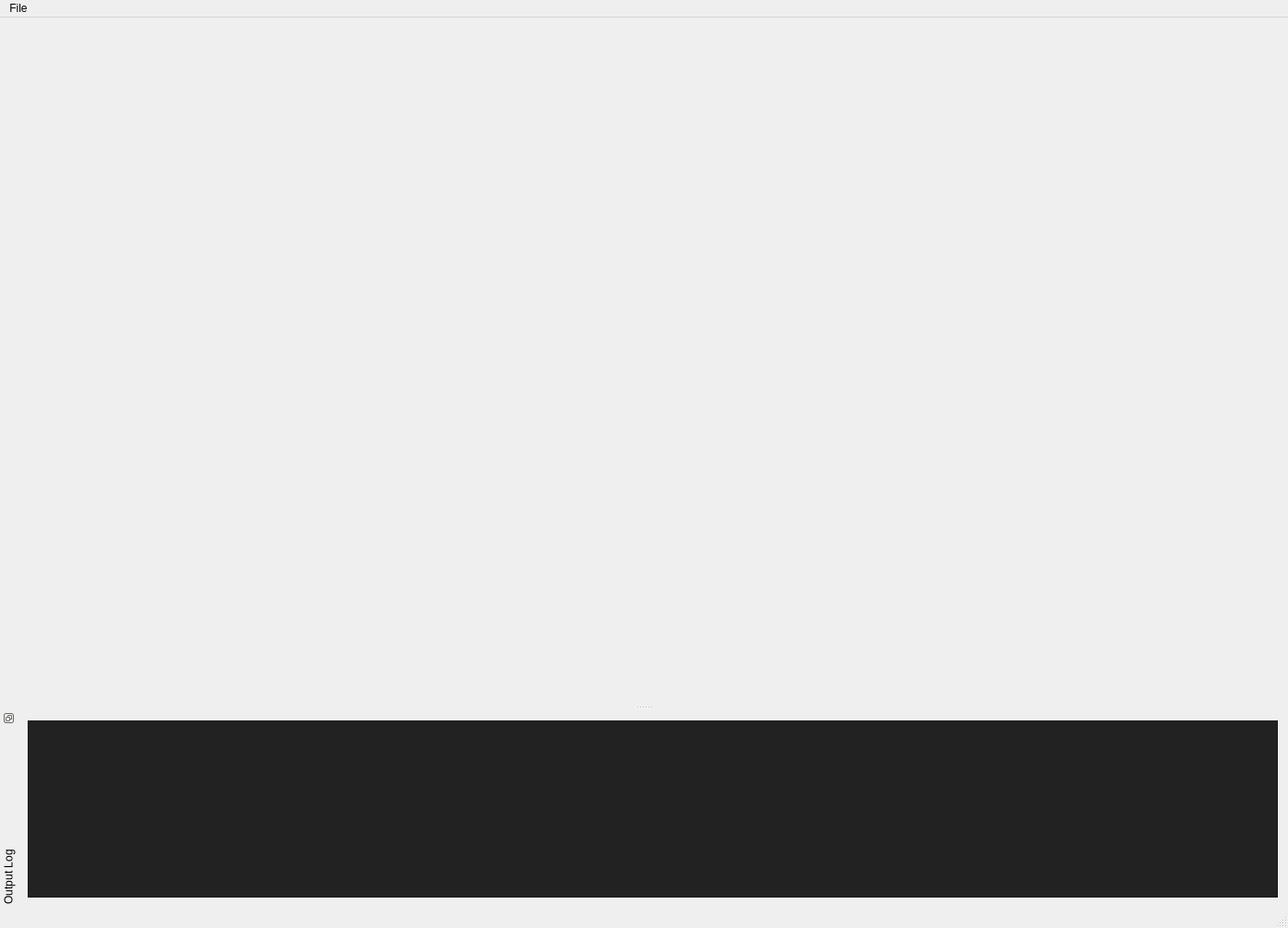
<?xml version="1.0" encoding="UTF-8"?>
<ui version="4.0">
 <class>MainWindow</class>
 <widget class="QMainWindow" name="MainWindow">
  <property name="geometry">
   <rect>
    <x>0</x>
    <y>0</y>
    <width>1396</width>
    <height>1006</height>
   </rect>
  </property>
  <property name="windowTitle">
   <string>OpenGL in Qt is great fun!</string>
  </property>
  <widget class="QWidget" name="centralWidget">
   <layout class="QVBoxLayout" name="verticalLayout">
    <item>
     <layout class="QVBoxLayout" name="OpenGLLayout"/>
    </item>
   </layout>
  </widget>
  <widget class="QMenuBar" name="menuBar">
   <property name="geometry">
    <rect>
     <x>0</x>
     <y>0</y>
     <width>1396</width>
     <height>21</height>
    </rect>
   </property>
   <widget class="QMenu" name="menuFile">
    <property name="title">
     <string>File</string>
    </property>
    <addaction name="fileExit"/>
   </widget>
   <addaction name="menuFile"/>
  </widget>
  <widget class="QStatusBar" name="statusBar"/>
  <widget class="QDockWidget" name="dockWidgetConsole">
   <property name="features">
    <set>QDockWidget::DockWidgetFloatable|QDockWidget::DockWidgetMovable|QDockWidget::DockWidgetVerticalTitleBar</set>
   </property>
   <property name="windowTitle">
    <string>Output Log</string>
   </property>
   <attribute name="dockWidgetArea">
    <number>8</number>
   </attribute>
   <widget class="QWidget" name="dockWidgetContents">
    <layout class="QHBoxLayout" name="horizontalLayout">
     <item>
      <widget class="QPlainTextEdit" name="outputLog">
       <property name="palette">
        <palette>
         <active>
          <colorrole role="Button">
           <brush brushstyle="SolidPattern">
            <color alpha="255">
             <red>34</red>
             <green>34</green>
             <blue>34</blue>
            </color>
           </brush>
          </colorrole>
          <colorrole role="Light">
           <brush brushstyle="SolidPattern">
            <color alpha="255">
             <red>51</red>
             <green>51</green>
             <blue>51</blue>
            </color>
           </brush>
          </colorrole>
          <colorrole role="Midlight">
           <brush brushstyle="SolidPattern">
            <color alpha="255">
             <red>42</red>
             <green>42</green>
             <blue>42</blue>
            </color>
           </brush>
          </colorrole>
          <colorrole role="Dark">
           <brush brushstyle="SolidPattern">
            <color alpha="255">
             <red>17</red>
             <green>17</green>
             <blue>17</blue>
            </color>
           </brush>
          </colorrole>
          <colorrole role="Mid">
           <brush brushstyle="SolidPattern">
            <color alpha="255">
             <red>23</red>
             <green>23</green>
             <blue>23</blue>
            </color>
           </brush>
          </colorrole>
          <colorrole role="Text">
           <brush brushstyle="SolidPattern">
            <color alpha="255">
             <red>255</red>
             <green>255</green>
             <blue>255</blue>
            </color>
           </brush>
          </colorrole>
          <colorrole role="BrightText">
           <brush brushstyle="SolidPattern">
            <color alpha="255">
             <red>255</red>
             <green>255</green>
             <blue>255</blue>
            </color>
           </brush>
          </colorrole>
          <colorrole role="ButtonText">
           <brush brushstyle="SolidPattern">
            <color alpha="255">
             <red>255</red>
             <green>255</green>
             <blue>255</blue>
            </color>
           </brush>
          </colorrole>
          <colorrole role="Base">
           <brush brushstyle="SolidPattern">
            <color alpha="255">
             <red>34</red>
             <green>34</green>
             <blue>34</blue>
            </color>
           </brush>
          </colorrole>
          <colorrole role="Window">
           <brush brushstyle="SolidPattern">
            <color alpha="255">
             <red>34</red>
             <green>34</green>
             <blue>34</blue>
            </color>
           </brush>
          </colorrole>
          <colorrole role="Shadow">
           <brush brushstyle="SolidPattern">
            <color alpha="255">
             <red>0</red>
             <green>0</green>
             <blue>0</blue>
            </color>
           </brush>
          </colorrole>
          <colorrole role="AlternateBase">
           <brush brushstyle="SolidPattern">
            <color alpha="255">
             <red>17</red>
             <green>17</green>
             <blue>17</blue>
            </color>
           </brush>
          </colorrole>
          <colorrole role="ToolTipBase">
           <brush brushstyle="SolidPattern">
            <color alpha="255">
             <red>255</red>
             <green>255</green>
             <blue>220</blue>
            </color>
           </brush>
          </colorrole>
          <colorrole role="ToolTipText">
           <brush brushstyle="SolidPattern">
            <color alpha="255">
             <red>0</red>
             <green>0</green>
             <blue>0</blue>
            </color>
           </brush>
          </colorrole>
          <colorrole role="PlaceholderText">
           <brush brushstyle="SolidPattern">
            <color alpha="128">
             <red>255</red>
             <green>255</green>
             <blue>255</blue>
            </color>
           </brush>
          </colorrole>
         </active>
         <inactive>
          <colorrole role="Button">
           <brush brushstyle="SolidPattern">
            <color alpha="255">
             <red>34</red>
             <green>34</green>
             <blue>34</blue>
            </color>
           </brush>
          </colorrole>
          <colorrole role="Light">
           <brush brushstyle="SolidPattern">
            <color alpha="255">
             <red>51</red>
             <green>51</green>
             <blue>51</blue>
            </color>
           </brush>
          </colorrole>
          <colorrole role="Midlight">
           <brush brushstyle="SolidPattern">
            <color alpha="255">
             <red>42</red>
             <green>42</green>
             <blue>42</blue>
            </color>
           </brush>
          </colorrole>
          <colorrole role="Dark">
           <brush brushstyle="SolidPattern">
            <color alpha="255">
             <red>17</red>
             <green>17</green>
             <blue>17</blue>
            </color>
           </brush>
          </colorrole>
          <colorrole role="Mid">
           <brush brushstyle="SolidPattern">
            <color alpha="255">
             <red>23</red>
             <green>23</green>
             <blue>23</blue>
            </color>
           </brush>
          </colorrole>
          <colorrole role="Text">
           <brush brushstyle="SolidPattern">
            <color alpha="255">
             <red>255</red>
             <green>255</green>
             <blue>255</blue>
            </color>
           </brush>
          </colorrole>
          <colorrole role="BrightText">
           <brush brushstyle="SolidPattern">
            <color alpha="255">
             <red>255</red>
             <green>255</green>
             <blue>255</blue>
            </color>
           </brush>
          </colorrole>
          <colorrole role="ButtonText">
           <brush brushstyle="SolidPattern">
            <color alpha="255">
             <red>255</red>
             <green>255</green>
             <blue>255</blue>
            </color>
           </brush>
          </colorrole>
          <colorrole role="Base">
           <brush brushstyle="SolidPattern">
            <color alpha="255">
             <red>34</red>
             <green>34</green>
             <blue>34</blue>
            </color>
           </brush>
          </colorrole>
          <colorrole role="Window">
           <brush brushstyle="SolidPattern">
            <color alpha="255">
             <red>34</red>
             <green>34</green>
             <blue>34</blue>
            </color>
           </brush>
          </colorrole>
          <colorrole role="Shadow">
           <brush brushstyle="SolidPattern">
            <color alpha="255">
             <red>0</red>
             <green>0</green>
             <blue>0</blue>
            </color>
           </brush>
          </colorrole>
          <colorrole role="AlternateBase">
           <brush brushstyle="SolidPattern">
            <color alpha="255">
             <red>17</red>
             <green>17</green>
             <blue>17</blue>
            </color>
           </brush>
          </colorrole>
          <colorrole role="ToolTipBase">
           <brush brushstyle="SolidPattern">
            <color alpha="255">
             <red>255</red>
             <green>255</green>
             <blue>220</blue>
            </color>
           </brush>
          </colorrole>
          <colorrole role="ToolTipText">
           <brush brushstyle="SolidPattern">
            <color alpha="255">
             <red>0</red>
             <green>0</green>
             <blue>0</blue>
            </color>
           </brush>
          </colorrole>
          <colorrole role="PlaceholderText">
           <brush brushstyle="SolidPattern">
            <color alpha="128">
             <red>255</red>
             <green>255</green>
             <blue>255</blue>
            </color>
           </brush>
          </colorrole>
         </inactive>
         <disabled>
          <colorrole role="Button">
           <brush brushstyle="SolidPattern">
            <color alpha="255">
             <red>34</red>
             <green>34</green>
             <blue>34</blue>
            </color>
           </brush>
          </colorrole>
          <colorrole role="Light">
           <brush brushstyle="SolidPattern">
            <color alpha="255">
             <red>51</red>
             <green>51</green>
             <blue>51</blue>
            </color>
           </brush>
          </colorrole>
          <colorrole role="Midlight">
           <brush brushstyle="SolidPattern">
            <color alpha="255">
             <red>42</red>
             <green>42</green>
             <blue>42</blue>
            </color>
           </brush>
          </colorrole>
          <colorrole role="Dark">
           <brush brushstyle="SolidPattern">
            <color alpha="255">
             <red>17</red>
             <green>17</green>
             <blue>17</blue>
            </color>
           </brush>
          </colorrole>
          <colorrole role="Mid">
           <brush brushstyle="SolidPattern">
            <color alpha="255">
             <red>23</red>
             <green>23</green>
             <blue>23</blue>
            </color>
           </brush>
          </colorrole>
          <colorrole role="Text">
           <brush brushstyle="SolidPattern">
            <color alpha="255">
             <red>17</red>
             <green>17</green>
             <blue>17</blue>
            </color>
           </brush>
          </colorrole>
          <colorrole role="BrightText">
           <brush brushstyle="SolidPattern">
            <color alpha="255">
             <red>255</red>
             <green>255</green>
             <blue>255</blue>
            </color>
           </brush>
          </colorrole>
          <colorrole role="ButtonText">
           <brush brushstyle="SolidPattern">
            <color alpha="255">
             <red>17</red>
             <green>17</green>
             <blue>17</blue>
            </color>
           </brush>
          </colorrole>
          <colorrole role="Base">
           <brush brushstyle="SolidPattern">
            <color alpha="255">
             <red>34</red>
             <green>34</green>
             <blue>34</blue>
            </color>
           </brush>
          </colorrole>
          <colorrole role="Window">
           <brush brushstyle="SolidPattern">
            <color alpha="255">
             <red>34</red>
             <green>34</green>
             <blue>34</blue>
            </color>
           </brush>
          </colorrole>
          <colorrole role="Shadow">
           <brush brushstyle="SolidPattern">
            <color alpha="255">
             <red>0</red>
             <green>0</green>
             <blue>0</blue>
            </color>
           </brush>
          </colorrole>
          <colorrole role="AlternateBase">
           <brush brushstyle="SolidPattern">
            <color alpha="255">
             <red>34</red>
             <green>34</green>
             <blue>34</blue>
            </color>
           </brush>
          </colorrole>
          <colorrole role="ToolTipBase">
           <brush brushstyle="SolidPattern">
            <color alpha="255">
             <red>255</red>
             <green>255</green>
             <blue>220</blue>
            </color>
           </brush>
          </colorrole>
          <colorrole role="ToolTipText">
           <brush brushstyle="SolidPattern">
            <color alpha="255">
             <red>0</red>
             <green>0</green>
             <blue>0</blue>
            </color>
           </brush>
          </colorrole>
          <colorrole role="PlaceholderText">
           <brush brushstyle="SolidPattern">
            <color alpha="128">
             <red>255</red>
             <green>255</green>
             <blue>255</blue>
            </color>
           </brush>
          </colorrole>
         </disabled>
        </palette>
       </property>
      </widget>
     </item>
    </layout>
   </widget>
  </widget>
  <action name="fileExit">
   <property name="text">
    <string>Exit</string>
   </property>
   <property name="shortcut">
    <string>Ctrl+Q</string>
   </property>
  </action>
 </widget>
 <layoutdefault spacing="6" margin="11"/>
 <resources/>
 <connections/>
</ui>
